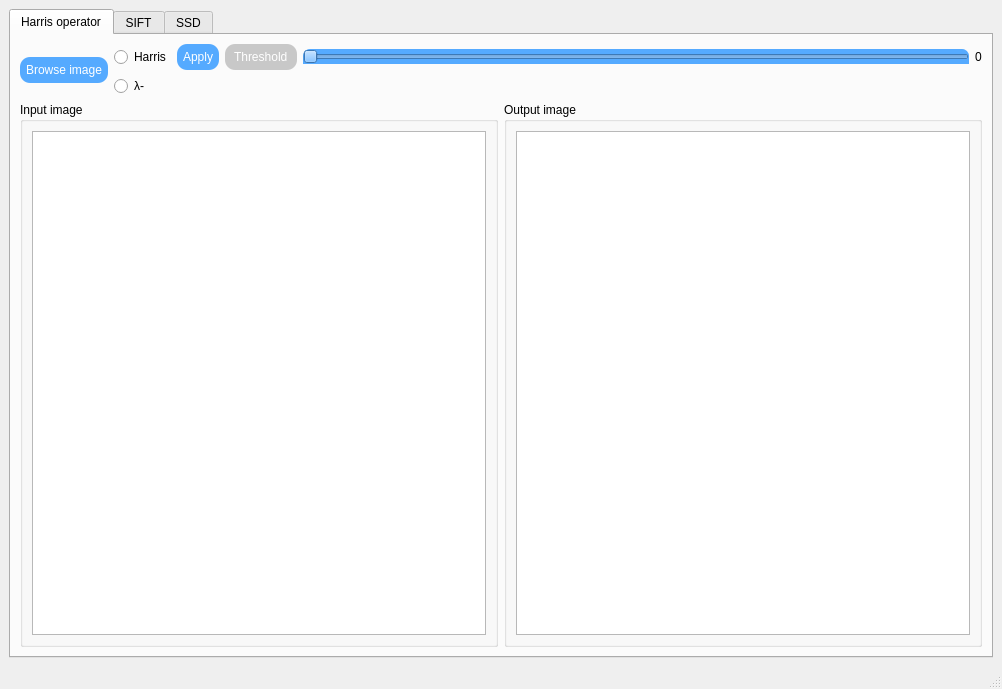
<?xml version="1.0" encoding="UTF-8"?>
<ui version="4.0">
 <class>MainWindow</class>
 <widget class="QMainWindow" name="MainWindow">
  <property name="geometry">
   <rect>
    <x>0</x>
    <y>0</y>
    <width>1002</width>
    <height>689</height>
   </rect>
  </property>
  <property name="windowTitle">
   <string>MainWindow</string>
  </property>
  <widget class="QWidget" name="centralwidget">
   <layout class="QGridLayout" name="gridLayout">
    <item row="0" column="0">
     <widget class="QTabWidget" name="tabWidget_2">
      <property name="currentIndex">
       <number>0</number>
      </property>
      <widget class="QWidget" name="tab_5">
       <attribute name="title">
        <string>Harris operator</string>
       </attribute>
       <layout class="QGridLayout" name="gridLayout_62">
        <item row="0" column="0">
         <layout class="QGridLayout" name="gridLayout_61">
          <item row="0" column="0">
           <widget class="QPushButton" name="pushButton_4">
            <property name="styleSheet">
             <string notr="true">background-color:rgb(85, 170, 255);
padding:6px;
color:white;
border-radius:10px;</string>
            </property>
            <property name="text">
             <string>Browse image</string>
            </property>
           </widget>
          </item>
          <item row="1" column="0" colspan="2">
           <layout class="QGridLayout" name="gridLayout_60">
            <item row="0" column="0">
             <widget class="QGroupBox" name="groupBox_17">
              <property name="title">
               <string>Input image</string>
              </property>
              <layout class="QGridLayout" name="gridLayout_59">
               <item row="0" column="0">
                <widget class="QGraphicsView" name="graphicsView"/>
               </item>
              </layout>
             </widget>
            </item>
            <item row="0" column="1">
             <widget class="QGroupBox" name="groupBox_18">
              <property name="title">
               <string>Output image</string>
              </property>
              <layout class="QGridLayout" name="gridLayout_58">
               <item row="0" column="0">
                <widget class="QGraphicsView" name="graphicsView_2"/>
               </item>
              </layout>
             </widget>
            </item>
           </layout>
          </item>
          <item row="0" column="1">
           <layout class="QGridLayout" name="gridLayout_55">
            <item row="0" column="2">
             <widget class="QPushButton" name="Apply_Harris">
              <property name="styleSheet">
               <string notr="true">background-color:rgb(85, 170, 255);
padding:6px;
color:white;
border-radius:10px;</string>
              </property>
              <property name="text">
               <string>Apply</string>
              </property>
             </widget>
            </item>
            <item row="0" column="3">
             <widget class="QLabel" name="label_20">
              <property name="styleSheet">
               <string notr="true">background-color:rgb(200, 200, 200);
padding:6px;
color:white;
border-radius:10px;</string>
              </property>
              <property name="text">
               <string>Threshold</string>
              </property>
             </widget>
            </item>
            <item row="0" column="0">
             <widget class="QRadioButton" name="radioButton_harris">
              <property name="text">
               <string>Harris</string>
              </property>
             </widget>
            </item>
            <item row="1" column="0">
             <widget class="QRadioButton" name="radioButton_lambdaminus">
              <property name="text">
               <string>λ-</string>
              </property>
             </widget>
            </item>
            <item row="0" column="5">
             <widget class="QLabel" name="label_23">
              <property name="text">
               <string>0</string>
              </property>
             </widget>
            </item>
            <item row="0" column="4">
             <widget class="QSlider" name="threshold_slider">
              <property name="styleSheet">
               <string notr="true">border: none;
	color:rgb(170, 170, 255);
    background-color: rgb(85, 170, 255);
	height: 15px;
	border-top-left-radius: 7px;
	border-top-right-radius: 7px;
	subcontrol-position: top;
	subcontrol-origin: margin;
</string>
              </property>
              <property name="orientation">
               <enum>Qt::Horizontal</enum>
              </property>
             </widget>
            </item>
           </layout>
          </item>
         </layout>
        </item>
       </layout>
      </widget>
      <widget class="QWidget" name="tab_6">
       <attribute name="title">
        <string>SIFT</string>
       </attribute>
       <layout class="QGridLayout" name="gridLayout_71">
        <item row="0" column="0">
         <layout class="QGridLayout" name="gridLayout_70">
          <item row="0" column="0">
           <layout class="QGridLayout" name="gridLayout_68">
            <item row="0" column="0">
             <layout class="QGridLayout" name="gridLayout_67">
              <item row="0" column="0">
               <layout class="QFormLayout" name="formLayout_2">
                <item row="0" column="0">
                 <widget class="QPushButton" name="upload1_sift_Button">
                  <property name="styleSheet">
                   <string notr="true">background-color:rgb(85, 170, 255);
padding:6px;
color:white;
border-radius:10px;</string>
                  </property>
                  <property name="text">
                   <string>Upload Image 1</string>
                  </property>
                 </widget>
                </item>
                <item row="0" column="1">
                 <spacer name="horizontalSpacer_15">
                  <property name="orientation">
                   <enum>Qt::Horizontal</enum>
                  </property>
                  <property name="sizeHint" stdset="0">
                   <size>
                    <width>40</width>
                    <height>20</height>
                   </size>
                  </property>
                 </spacer>
                </item>
               </layout>
              </item>
              <item row="1" column="0">
               <widget class="QGroupBox" name="groupBox_19">
                <property name="title">
                 <string>Image 1</string>
                </property>
                <layout class="QGridLayout" name="gridLayout_63">
                 <item row="0" column="0">
                  <widget class="QGraphicsView" name="sift1_graphicsView"/>
                 </item>
                </layout>
               </widget>
              </item>
             </layout>
            </item>
            <item row="1" column="0">
             <layout class="QGridLayout" name="gridLayout_66">
              <item row="0" column="0">
               <layout class="QFormLayout" name="formLayout">
                <item row="0" column="0">
                 <widget class="QPushButton" name="upload2_sift_Button">
                  <property name="styleSheet">
                   <string notr="true">background-color:rgb(85, 170, 255);
padding:6px;
color:white;
border-radius:10px;</string>
                  </property>
                  <property name="text">
                   <string>Upload Image 2</string>
                  </property>
                 </widget>
                </item>
                <item row="0" column="1">
                 <spacer name="horizontalSpacer_14">
                  <property name="orientation">
                   <enum>Qt::Horizontal</enum>
                  </property>
                  <property name="sizeHint" stdset="0">
                   <size>
                    <width>40</width>
                    <height>20</height>
                   </size>
                  </property>
                 </spacer>
                </item>
               </layout>
              </item>
              <item row="1" column="0">
               <widget class="QGroupBox" name="groupBox_20">
                <property name="title">
                 <string>Image 2</string>
                </property>
                <layout class="QGridLayout" name="gridLayout_64">
                 <item row="0" column="0">
                  <widget class="QGraphicsView" name="sift2_graphicsView"/>
                 </item>
                </layout>
               </widget>
              </item>
             </layout>
            </item>
           </layout>
          </item>
          <item row="0" column="1">
           <layout class="QGridLayout" name="gridLayout_69">
            <item row="2" column="0">
             <layout class="QFormLayout" name="formLayout_3">
              <item row="0" column="0">
               <widget class="QPushButton" name="sift_apply_button">
                <property name="styleSheet">
                 <string notr="true">background-color:rgb(85, 170, 255);
padding:6px;
color:white;
border-radius:10px;
</string>
                </property>
                <property name="text">
                 <string>Apply</string>
                </property>
               </widget>
              </item>
              <item row="0" column="1">
               <spacer name="horizontalSpacer_16">
                <property name="orientation">
                 <enum>Qt::Horizontal</enum>
                </property>
                <property name="sizeHint" stdset="0">
                 <size>
                  <width>40</width>
                  <height>20</height>
                 </size>
                </property>
               </spacer>
              </item>
             </layout>
            </item>
            <item row="3" column="0">
             <widget class="QGroupBox" name="groupBox_21">
              <property name="title">
               <string>Result</string>
              </property>
              <layout class="QGridLayout" name="gridLayout_65">
               <item row="0" column="0">
                <widget class="QGraphicsView" name="sift_res_graphicsView"/>
               </item>
              </layout>
             </widget>
            </item>
            <item row="0" column="0">
             <widget class="QRadioButton" name="keypoints_radioButton">
              <property name="text">
               <string>Keypoints</string>
              </property>
             </widget>
            </item>
            <item row="1" column="0">
             <widget class="QRadioButton" name="matching_radioButton">
              <property name="text">
               <string>Matching</string>
              </property>
             </widget>
            </item>
           </layout>
          </item>
         </layout>
        </item>
       </layout>
      </widget>
      <widget class="QWidget" name="tab_7">
       <attribute name="title">
        <string>SSD</string>
       </attribute>
       <layout class="QGridLayout" name="gridLayout_80">
        <item row="0" column="0">
         <layout class="QGridLayout" name="gridLayout_78">
          <item row="0" column="0">
           <layout class="QGridLayout" name="gridLayout_73">
            <item row="0" column="0">
             <layout class="QGridLayout" name="gridLayout_74">
              <item row="0" column="0">
               <layout class="QFormLayout" name="formLayout_4">
                <item row="0" column="0">
                 <widget class="QPushButton" name="img_ncc_button">
                  <property name="styleSheet">
                   <string notr="true">background-color:rgb(85, 170, 255);
padding:6px;
color:white;
border-radius:10px;</string>
                  </property>
                  <property name="text">
                   <string>Browse image</string>
                  </property>
                 </widget>
                </item>
                <item row="0" column="1">
                 <spacer name="horizontalSpacer_17">
                  <property name="orientation">
                   <enum>Qt::Horizontal</enum>
                  </property>
                  <property name="sizeHint" stdset="0">
                   <size>
                    <width>40</width>
                    <height>20</height>
                   </size>
                  </property>
                 </spacer>
                </item>
               </layout>
              </item>
              <item row="1" column="0">
               <widget class="QGroupBox" name="groupBox_22">
                <property name="title">
                 <string>Image1</string>
                </property>
                <layout class="QGridLayout" name="gridLayout_75">
                 <item row="0" column="0">
                  <widget class="QGraphicsView" name="input_img_ncc"/>
                 </item>
                </layout>
               </widget>
              </item>
             </layout>
            </item>
            <item row="1" column="0">
             <layout class="QGridLayout" name="gridLayout_76">
              <item row="0" column="0">
               <layout class="QFormLayout" name="formLayout_5">
                <item row="0" column="0">
                 <widget class="QPushButton" name="target_ncc_button">
                  <property name="styleSheet">
                   <string notr="true">background-color:rgb(85, 170, 255);
padding:6px;
color:white;
border-radius:10px;</string>
                  </property>
                  <property name="text">
                   <string>Browse target</string>
                  </property>
                 </widget>
                </item>
                <item row="0" column="1">
                 <spacer name="horizontalSpacer_18">
                  <property name="orientation">
                   <enum>Qt::Horizontal</enum>
                  </property>
                  <property name="sizeHint" stdset="0">
                   <size>
                    <width>40</width>
                    <height>20</height>
                   </size>
                  </property>
                 </spacer>
                </item>
               </layout>
              </item>
              <item row="1" column="0">
               <widget class="QGroupBox" name="groupBox_23">
                <property name="title">
                 <string>image 2</string>
                </property>
                <layout class="QGridLayout" name="gridLayout_77">
                 <item row="0" column="0">
                  <widget class="QGraphicsView" name="input_target_ncc"/>
                 </item>
                </layout>
               </widget>
              </item>
             </layout>
            </item>
           </layout>
          </item>
          <item row="0" column="1">
           <layout class="QGridLayout" name="gridLayout_72">
            <item row="0" column="0">
             <layout class="QGridLayout" name="gridLayout_56">
              <item row="0" column="0">
               <widget class="QLabel" name="label_21">
                <property name="maximumSize">
                 <size>
                  <width>100</width>
                  <height>16777215</height>
                 </size>
                </property>
                <property name="styleSheet">
                 <string notr="true">background-color:rgb(200, 200, 200);
padding:6px;
color:white;
border-radius:10px;</string>
                </property>
                <property name="text">
                 <string>Choose mode</string>
                </property>
               </widget>
              </item>
              <item row="0" column="1">
               <widget class="QComboBox" name="feature_comboBox">
                <property name="styleSheet">
                 <string notr="true">background-color:rgb(85, 170, 255);
padding:6px;
color:white;
border-radius:10px;</string>
                </property>
                <item>
                 <property name="text">
                  <string>SSD</string>
                 </property>
                </item>
                <item>
                 <property name="text">
                  <string>NCC</string>
                 </property>
                </item>
               </widget>
              </item>
             </layout>
            </item>
            <item row="1" column="0">
             <widget class="QGroupBox" name="groupBox_24">
              <property name="title">
               <string>result</string>
              </property>
              <layout class="QGridLayout" name="gridLayout_79">
               <item row="0" column="0">
                <widget class="QGraphicsView" name="out_ncc"/>
               </item>
              </layout>
             </widget>
            </item>
           </layout>
          </item>
         </layout>
        </item>
       </layout>
      </widget>
     </widget>
    </item>
   </layout>
  </widget>
  <widget class="QMenuBar" name="menubar">
   <property name="geometry">
    <rect>
     <x>0</x>
     <y>0</y>
     <width>1002</width>
     <height>26</height>
    </rect>
   </property>
  </widget>
  <widget class="QStatusBar" name="statusbar"/>
 </widget>
 <resources/>
 <connections/>
</ui>
